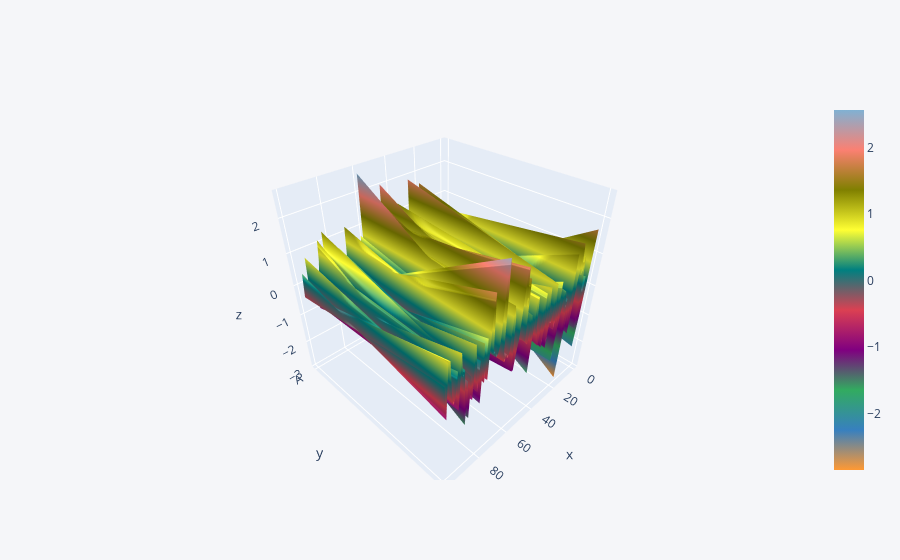

Notebook code cell kept with this figure:
### Code cell
df[['A', 'B']].iplot(kind='surface')

### Figure 1 — Plotly figure (JSON) as saved in the notebook; plotly's stock layout.template omitted (floating-point values rounded to 4 significant figures; data arrays with more than 128 entries replaced by an {"elided": "..."} marker saying what was removed)
{"data": [{"colorscale": [[0, "rgb(255, 153, 51)"], [0.1111, "rgb(55, 128, 191)"], [0.2222, "rgb(50, 171, 96)"], [0.3333, "rgb(128, 0, 128)"], [0.4444, "rgb(219, 64, 82)"], [0.5556, "rgb(0, 128, 128)"], [0.6667, "rgb(255, 255, 51)"], [0.7778, "rgb(128, 128, 0)"], [0.8889, "rgb(251, 128, 114)"], [1, "rgb(128, 177, 211)"]], "type": "surface", "x": [0, 1, 2, 3, 4, 5, 6, 7, 8, 9, 10, 11, 12, 13, 14, 15, 16, 17, 18, 19, 20, 21, 22, 23, 24, 25, 26, 27, 28, 29, 30, 31, 32, 33, 34, 35, 36, 37, 38, 39, 40, 41, 42, 43, 44, 45, 46, 47, 48, 49, 50, 51, 52, 53, 54, 55, 56, 57, 58, 59, 60, 61, 62, 63, 64, 65, 66, 67, 68, 69, 70, 71, 72, 73, 74, 75, 76, 77, 78, 79, 80, 81, 82, 83, 84, 85, 86, 87, 88, 89, 90, 91, 92, 93, 94, 95, 96, 97, 98, 99], "y": ["A", "B"], "z": {"elided": "2x100 float values"}}], "layout": {"legend": {"bgcolor": "#F5F6F9", "font": {"color": "#4D5663"}}, "paper_bgcolor": "#F5F6F9", "plot_bgcolor": "#F5F6F9", "title": {"font": {"color": "#4D5663"}}, "xaxis": {"gridcolor": "#E1E5ED", "showgrid": true, "tickfont": {"color": "#4D5663"}, "title": {"font": {"color": "#4D5663"}, "text": ""}, "zerolinecolor": "#E1E5ED"}, "yaxis": {"gridcolor": "#E1E5ED", "showgrid": true, "tickfont": {"color": "#4D5663"}, "title": {"font": {"color": "#4D5663"}, "text": ""}, "zerolinecolor": "#E1E5ED"}}}
